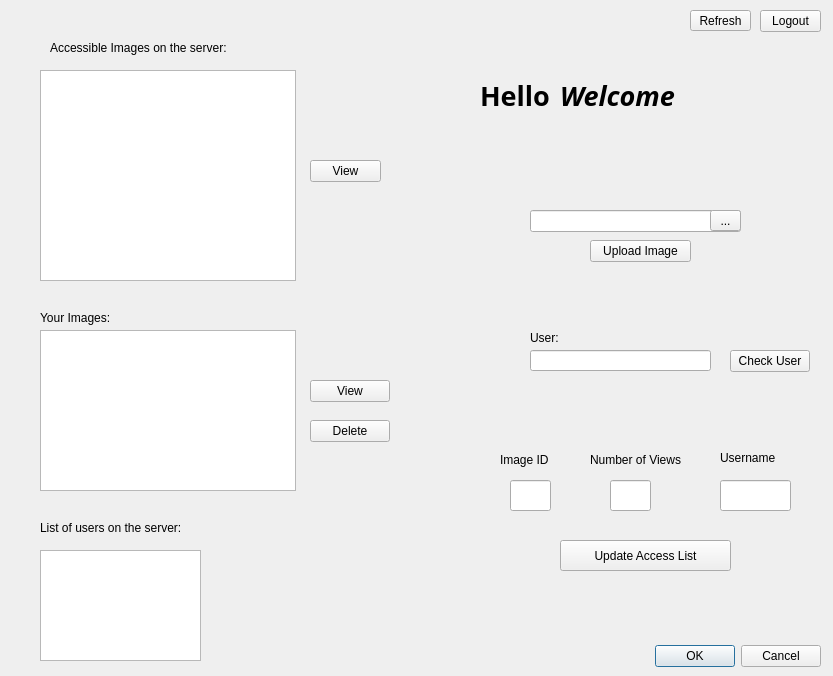
<?xml version="1.0" encoding="UTF-8"?>
<ui version="4.0">
 <class>Home</class>
 <widget class="QDialog" name="Home">
  <property name="geometry">
   <rect>
    <x>0</x>
    <y>0</y>
    <width>833</width>
    <height>676</height>
   </rect>
  </property>
  <property name="windowTitle">
   <string>Home</string>
  </property>
  <widget class="QDialogButtonBox" name="buttonBox">
   <property name="geometry">
    <rect>
     <x>650</x>
     <y>640</y>
     <width>171</width>
     <height>32</height>
    </rect>
   </property>
   <property name="orientation">
    <enum>Qt::Horizontal</enum>
   </property>
   <property name="standardButtons">
    <set>QDialogButtonBox::Cancel|QDialogButtonBox::Ok</set>
   </property>
  </widget>
  <widget class="QPushButton" name="uploadButton">
   <property name="geometry">
    <rect>
     <x>590</x>
     <y>240</y>
     <width>101</width>
     <height>22</height>
    </rect>
   </property>
   <property name="text">
    <string>Upload Image</string>
   </property>
  </widget>
  <widget class="QLineEdit" name="imagePath">
   <property name="geometry">
    <rect>
     <x>530</x>
     <y>210</y>
     <width>211</width>
     <height>22</height>
    </rect>
   </property>
  </widget>
  <widget class="QPushButton" name="updateButton">
   <property name="geometry">
    <rect>
     <x>560</x>
     <y>540</y>
     <width>171</width>
     <height>31</height>
    </rect>
   </property>
   <property name="text">
    <string>Update Access List</string>
   </property>
  </widget>
  <widget class="QListView" name="ServerImageList">
   <property name="geometry">
    <rect>
     <x>40</x>
     <y>70</y>
     <width>256</width>
     <height>211</height>
    </rect>
   </property>
  </widget>
  <widget class="QListView" name="MyImageList">
   <property name="geometry">
    <rect>
     <x>40</x>
     <y>330</y>
     <width>256</width>
     <height>161</height>
    </rect>
   </property>
  </widget>
  <widget class="QLabel" name="label">
   <property name="geometry">
    <rect>
     <x>50</x>
     <y>40</y>
     <width>231</width>
     <height>16</height>
    </rect>
   </property>
   <property name="text">
    <string>Accessible Images on the server:</string>
   </property>
  </widget>
  <widget class="QLabel" name="label_2">
   <property name="geometry">
    <rect>
     <x>40</x>
     <y>310</y>
     <width>231</width>
     <height>16</height>
    </rect>
   </property>
   <property name="text">
    <string>Your Images:</string>
   </property>
  </widget>
  <widget class="QLineEdit" name="ViewsNo">
   <property name="geometry">
    <rect>
     <x>610</x>
     <y>480</y>
     <width>41</width>
     <height>31</height>
    </rect>
   </property>
   <property name="inputMethodHints">
    <set>Qt::ImhDigitsOnly</set>
   </property>
  </widget>
  <widget class="QLabel" name="label_3">
   <property name="geometry">
    <rect>
     <x>40</x>
     <y>520</y>
     <width>171</width>
     <height>16</height>
    </rect>
   </property>
   <property name="text">
    <string>List of users on the server:</string>
   </property>
  </widget>
  <widget class="QLabel" name="label_4">
   <property name="geometry">
    <rect>
     <x>590</x>
     <y>450</y>
     <width>111</width>
     <height>20</height>
    </rect>
   </property>
   <property name="text">
    <string>Number of Views</string>
   </property>
  </widget>
  <widget class="QListView" name="UsersList">
   <property name="geometry">
    <rect>
     <x>40</x>
     <y>550</y>
     <width>161</width>
     <height>111</height>
    </rect>
   </property>
  </widget>
  <widget class="QLineEdit" name="checkuser">
   <property name="geometry">
    <rect>
     <x>530</x>
     <y>350</y>
     <width>181</width>
     <height>21</height>
    </rect>
   </property>
  </widget>
  <widget class="QLabel" name="label_5">
   <property name="geometry">
    <rect>
     <x>530</x>
     <y>330</y>
     <width>51</width>
     <height>16</height>
    </rect>
   </property>
   <property name="text">
    <string>User:</string>
   </property>
  </widget>
  <widget class="QPushButton" name="Refresh">
   <property name="geometry">
    <rect>
     <x>690</x>
     <y>10</y>
     <width>61</width>
     <height>21</height>
    </rect>
   </property>
   <property name="text">
    <string>Refresh</string>
   </property>
  </widget>
  <widget class="QPushButton" name="logout">
   <property name="geometry">
    <rect>
     <x>760</x>
     <y>10</y>
     <width>61</width>
     <height>22</height>
    </rect>
   </property>
   <property name="text">
    <string>Logout</string>
   </property>
  </widget>
  <widget class="QLineEdit" name="newUser">
   <property name="geometry">
    <rect>
     <x>720</x>
     <y>480</y>
     <width>71</width>
     <height>31</height>
    </rect>
   </property>
  </widget>
  <widget class="QLabel" name="label_6">
   <property name="geometry">
    <rect>
     <x>720</x>
     <y>450</y>
     <width>81</width>
     <height>16</height>
    </rect>
   </property>
   <property name="text">
    <string>Username</string>
   </property>
  </widget>
  <widget class="QPushButton" name="pushButton">
   <property name="geometry">
    <rect>
     <x>730</x>
     <y>350</y>
     <width>80</width>
     <height>22</height>
    </rect>
   </property>
   <property name="text">
    <string>Check User</string>
   </property>
  </widget>
  <widget class="QLineEdit" name="ImageID">
   <property name="geometry">
    <rect>
     <x>510</x>
     <y>480</y>
     <width>41</width>
     <height>31</height>
    </rect>
   </property>
   <property name="inputMethodHints">
    <set>Qt::ImhDigitsOnly</set>
   </property>
  </widget>
  <widget class="QLabel" name="label_7">
   <property name="geometry">
    <rect>
     <x>500</x>
     <y>450</y>
     <width>61</width>
     <height>20</height>
    </rect>
   </property>
   <property name="text">
    <string>Image ID</string>
   </property>
  </widget>
  <widget class="QToolButton" name="browseButton">
   <property name="geometry">
    <rect>
     <x>710</x>
     <y>210</y>
     <width>31</width>
     <height>21</height>
    </rect>
   </property>
   <property name="text">
    <string>...</string>
   </property>
  </widget>
  <widget class="QPushButton" name="deleteButton">
   <property name="geometry">
    <rect>
     <x>310</x>
     <y>420</y>
     <width>80</width>
     <height>22</height>
    </rect>
   </property>
   <property name="text">
    <string>Delete</string>
   </property>
  </widget>
  <widget class="QPushButton" name="viewButton">
   <property name="geometry">
    <rect>
     <x>310</x>
     <y>160</y>
     <width>71</width>
     <height>22</height>
    </rect>
   </property>
   <property name="text">
    <string>View</string>
   </property>
  </widget>
  <widget class="QPushButton" name="ViewOwnImage">
   <property name="geometry">
    <rect>
     <x>310</x>
     <y>380</y>
     <width>80</width>
     <height>22</height>
    </rect>
   </property>
   <property name="text">
    <string>View</string>
   </property>
  </widget>
  <widget class="QLabel" name="welcome">
   <property name="geometry">
    <rect>
     <x>560</x>
     <y>70</y>
     <width>151</width>
     <height>51</height>
    </rect>
   </property>
   <property name="font">
    <font>
     <family>NanumBarunGothic</family>
     <pointsize>20</pointsize>
     <weight>75</weight>
     <italic>true</italic>
     <bold>true</bold>
    </font>
   </property>
   <property name="frameShape">
    <enum>QFrame::NoFrame</enum>
   </property>
   <property name="frameShadow">
    <enum>QFrame::Plain</enum>
   </property>
   <property name="text">
    <string>Welcome</string>
   </property>
  </widget>
  <widget class="QLabel" name="welcome_2">
   <property name="geometry">
    <rect>
     <x>480</x>
     <y>70</y>
     <width>81</width>
     <height>51</height>
    </rect>
   </property>
   <property name="font">
    <font>
     <family>NanumBarunGothic</family>
     <pointsize>20</pointsize>
     <weight>75</weight>
     <italic>false</italic>
     <bold>true</bold>
     <underline>false</underline>
     <strikeout>false</strikeout>
    </font>
   </property>
   <property name="frameShape">
    <enum>QFrame::NoFrame</enum>
   </property>
   <property name="frameShadow">
    <enum>QFrame::Plain</enum>
   </property>
   <property name="text">
    <string>Hello</string>
   </property>
  </widget>
 </widget>
 <resources/>
 <connections>
  <connection>
   <sender>buttonBox</sender>
   <signal>accepted()</signal>
   <receiver>Home</receiver>
   <slot>accept()</slot>
   <hints>
    <hint type="sourcelabel">
     <x>248</x>
     <y>254</y>
    </hint>
    <hint type="destinationlabel">
     <x>157</x>
     <y>274</y>
    </hint>
   </hints>
  </connection>
  <connection>
   <sender>buttonBox</sender>
   <signal>rejected()</signal>
   <receiver>Home</receiver>
   <slot>reject()</slot>
   <hints>
    <hint type="sourcelabel">
     <x>316</x>
     <y>260</y>
    </hint>
    <hint type="destinationlabel">
     <x>286</x>
     <y>274</y>
    </hint>
   </hints>
  </connection>
 </connections>
</ui>
